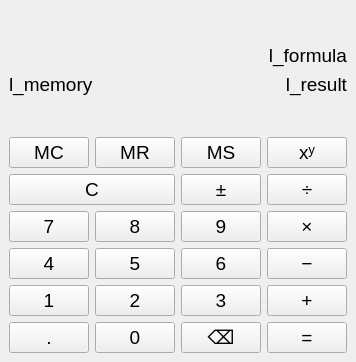
<?xml version="1.0" encoding="UTF-8"?>
<ui version="4.0">
 <class>MainWindow</class>
 <widget class="QMainWindow" name="MainWindow">
  <property name="geometry">
   <rect>
    <x>0</x>
    <y>0</y>
    <width>338</width>
    <height>362</height>
   </rect>
  </property>
  <property name="sizePolicy">
   <sizepolicy hsizetype="Preferred" vsizetype="Preferred">
    <horstretch>0</horstretch>
    <verstretch>0</verstretch>
   </sizepolicy>
  </property>
  <property name="font">
   <font>
    <pointsize>14</pointsize>
   </font>
  </property>
  <property name="windowTitle">
   <string>Калькулятор</string>
  </property>
  <widget class="QWidget" name="centralwidget">
   <layout class="QGridLayout" name="gridLayout" rowstretch="0,0,0,0,0" columnstretch="0">
    <item row="1" column="0">
     <widget class="QLabel" name="l_formula">
      <property name="sizePolicy">
       <sizepolicy hsizetype="Minimum" vsizetype="Minimum">
        <horstretch>0</horstretch>
        <verstretch>0</verstretch>
       </sizepolicy>
      </property>
      <property name="text">
       <string>l_formula</string>
      </property>
      <property name="alignment">
       <set>Qt::AlignmentFlag::AlignRight|Qt::AlignmentFlag::AlignTrailing|Qt::AlignmentFlag::AlignVCenter</set>
      </property>
     </widget>
    </item>
    <item row="3" column="0">
     <spacer name="verticalSpacer">
      <property name="orientation">
       <enum>Qt::Orientation::Vertical</enum>
      </property>
      <property name="sizeHint" stdset="0">
       <size>
        <width>20</width>
        <height>40</height>
       </size>
      </property>
     </spacer>
    </item>
    <item row="2" column="0">
     <layout class="QHBoxLayout" name="horizontalLayout">
      <item>
       <widget class="QLabel" name="l_memory">
        <property name="text">
         <string>l_memory</string>
        </property>
       </widget>
      </item>
      <item>
       <widget class="QLabel" name="l_result">
        <property name="text">
         <string>l_result</string>
        </property>
        <property name="alignment">
         <set>Qt::AlignmentFlag::AlignRight|Qt::AlignmentFlag::AlignTrailing|Qt::AlignmentFlag::AlignVCenter</set>
        </property>
       </widget>
      </item>
     </layout>
    </item>
    <item row="4" column="0">
     <layout class="QGridLayout" name="gridLayout_2" rowstretch="0,0,0,0,0,0,0" columnstretch="0,0,0,0">
      <property name="rightMargin">
       <number>0</number>
      </property>
      <property name="verticalSpacing">
       <number>6</number>
      </property>
      <item row="4" column="3">
       <widget class="QPushButton" name="btn_subtract">
        <property name="text">
         <string>−</string>
        </property>
       </widget>
      </item>
      <item row="2" column="0" colspan="2">
       <widget class="QPushButton" name="btn_clear">
        <property name="text">
         <string>C</string>
        </property>
       </widget>
      </item>
      <item row="3" column="0">
       <widget class="QPushButton" name="btn_7">
        <property name="text">
         <string>7</string>
        </property>
       </widget>
      </item>
      <item row="6" column="0">
       <widget class="QPushButton" name="btn_dot">
        <property name="text">
         <string>.</string>
        </property>
       </widget>
      </item>
      <item row="5" column="3">
       <widget class="QPushButton" name="btn_addition">
        <property name="text">
         <string>+</string>
        </property>
       </widget>
      </item>
      <item row="2" column="2">
       <widget class="QPushButton" name="btn_plus_minus">
        <property name="text">
         <string>±</string>
        </property>
       </widget>
      </item>
      <item row="3" column="3">
       <widget class="QPushButton" name="btn_multiply">
        <property name="text">
         <string>×</string>
        </property>
       </widget>
      </item>
      <item row="6" column="3">
       <widget class="QPushButton" name="btn_res">
        <property name="text">
         <string>=</string>
        </property>
       </widget>
      </item>
      <item row="2" column="3">
       <widget class="QPushButton" name="btn_division">
        <property name="text">
         <string>÷</string>
        </property>
       </widget>
      </item>
      <item row="4" column="2">
       <widget class="QPushButton" name="btn_6">
        <property name="text">
         <string>6</string>
        </property>
       </widget>
      </item>
      <item row="1" column="2">
       <widget class="QPushButton" name="btn_ms">
        <property name="text">
         <string>MS</string>
        </property>
       </widget>
      </item>
      <item row="1" column="3">
       <widget class="QPushButton" name="btn_in_pow">
        <property name="text">
         <string>xʸ</string>
        </property>
       </widget>
      </item>
      <item row="1" column="0">
       <widget class="QPushButton" name="btn_mc">
        <property name="text">
         <string>MC</string>
        </property>
       </widget>
      </item>
      <item row="5" column="1">
       <widget class="QPushButton" name="btn_2">
        <property name="text">
         <string>2</string>
        </property>
       </widget>
      </item>
      <item row="5" column="0">
       <widget class="QPushButton" name="btn_1">
        <property name="text">
         <string>1</string>
        </property>
       </widget>
      </item>
      <item row="6" column="1">
       <widget class="QPushButton" name="btn_0">
        <property name="text">
         <string>0</string>
        </property>
       </widget>
      </item>
      <item row="3" column="1">
       <widget class="QPushButton" name="btn_8">
        <property name="text">
         <string>8</string>
        </property>
       </widget>
      </item>
      <item row="3" column="2">
       <widget class="QPushButton" name="btn_9">
        <property name="text">
         <string>9</string>
        </property>
       </widget>
      </item>
      <item row="5" column="2">
       <widget class="QPushButton" name="btn_3">
        <property name="text">
         <string>3</string>
        </property>
       </widget>
      </item>
      <item row="4" column="0">
       <widget class="QPushButton" name="btn_4">
        <property name="text">
         <string>4</string>
        </property>
       </widget>
      </item>
      <item row="4" column="1">
       <widget class="QPushButton" name="btn_5">
        <property name="text">
         <string>5</string>
        </property>
       </widget>
      </item>
      <item row="1" column="1">
       <widget class="QPushButton" name="bt_mr">
        <property name="text">
         <string>MR</string>
        </property>
       </widget>
      </item>
      <item row="6" column="2">
       <widget class="QPushButton" name="btn_erase">
        <property name="text">
         <string>⌫</string>
        </property>
       </widget>
      </item>
     </layout>
    </item>
    <item row="0" column="0">
     <spacer name="verticalSpacer_2">
      <property name="orientation">
       <enum>Qt::Orientation::Vertical</enum>
      </property>
      <property name="sizeHint" stdset="0">
       <size>
        <width>20</width>
        <height>40</height>
       </size>
      </property>
     </spacer>
    </item>
   </layout>
  </widget>
 </widget>
 <resources/>
 <connections/>
</ui>
